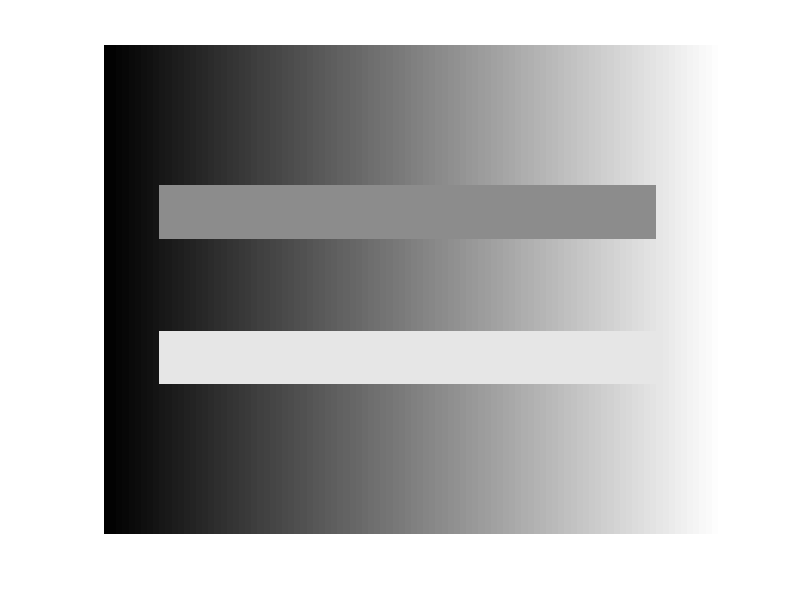
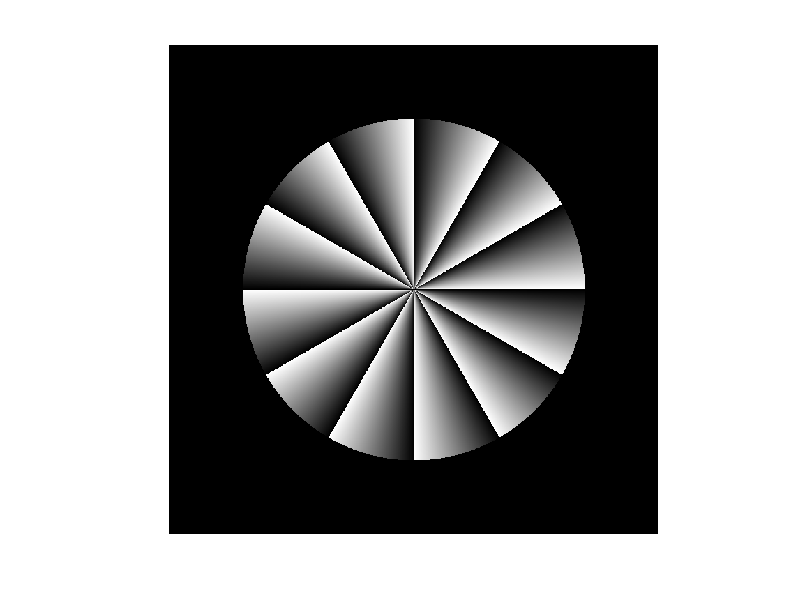

Recreate these plots in MATLAB, in order.

%% qu 6.1


n = 101;  
[X,Y] = meshgrid(linspace(-1,1,n)); 
X(30:40, 10:90)=.1; 
X(60:70, 10:90)=.8; 
imagesc(X); 
axis off 
colormap(gray(256)) 
saveas(gcf,'Illusion_ColorConstancy_1.jpg');

%% qu 6.2

n = 701; 
nseg=6;  
radius=.7;  
[X,Y] = meshgrid(linspace(-1,1,n));  


theta = atan2(Y,X)./pi; 
theta=mod(theta*nseg, 1);

radiusimage=sqrt(X.^2+ Y.^2); 
aperture=NaN(size(radiusimage)); 
aperture(radiusimage<radius)=1; 
aperture(radiusimage>=radius)=0; 
illusion=theta.*aperture; 
imagesc(illusion); 
axis square axis off 
colormap(gray(256)) 
saveas(gcf,'peripheraldrift1.jpg')
